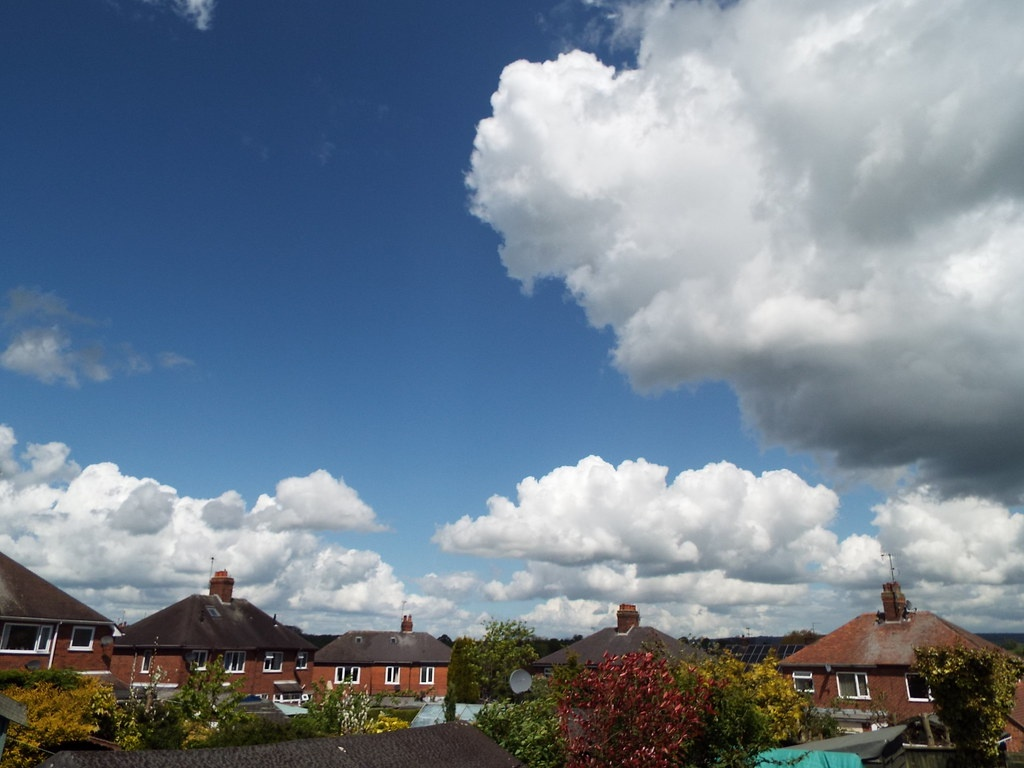
#> input picture data/raw/images/web_sample/cloud_formation/02b02f1d-5eff-42f9-9347-32813d2273e9_Cloud_formation_over_Cheadle_Staffs_1.jpg, 1024 x 768 px
$ python -i composition.py   (imports and definitions only)   (older library calls are emulated)
#> lines starting #> are read from the running program, lines starting #| are printed output that depends on the picture; after the words box and inside, x2 and y2 are one past the last pixel; in counts of white or black regions, pixels touching at a corner belong together
#> further down, picture is the input picture: shape (768, 1024, 3); mean B, G, R 142.7, 127.4, 113
### src/cloud_aesthetics/preprocessing/image_ops.py
from __future__ import annotations

from pathlib import Path

import cv2
import numpy as np

from cloud_aesthetics.settings import resolve_path


# [15 lines left out: functions read_rgb_image, resize_long_edge, not called in this run]


def rgb_to_gray(image: np.ndarray) -> np.ndarray:
    return cv2.cvtColor(image, cv2.COLOR_RGB2GRAY)


def estimate_cloud_mask(image: np.ndarray) -> np.ndarray:
    hsv = cv2.cvtColor(image, cv2.COLOR_RGB2HSV)
#> hsv: shape (768, 1024, 3); mean H, S, V 34.2, 86.9, 148.5
    brightness = hsv[:, :, 2]
    saturation = hsv[:, :, 1]
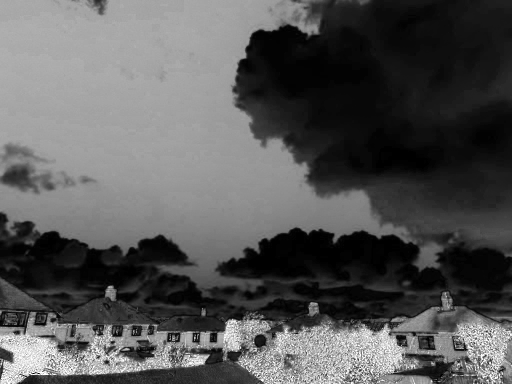
#> saturation: shape (768, 1024) (shown at 1/2 size); min 0, max 255, mean 86.9
    mask = ((brightness > 110) & (saturation < 120)).astype(np.uint8)
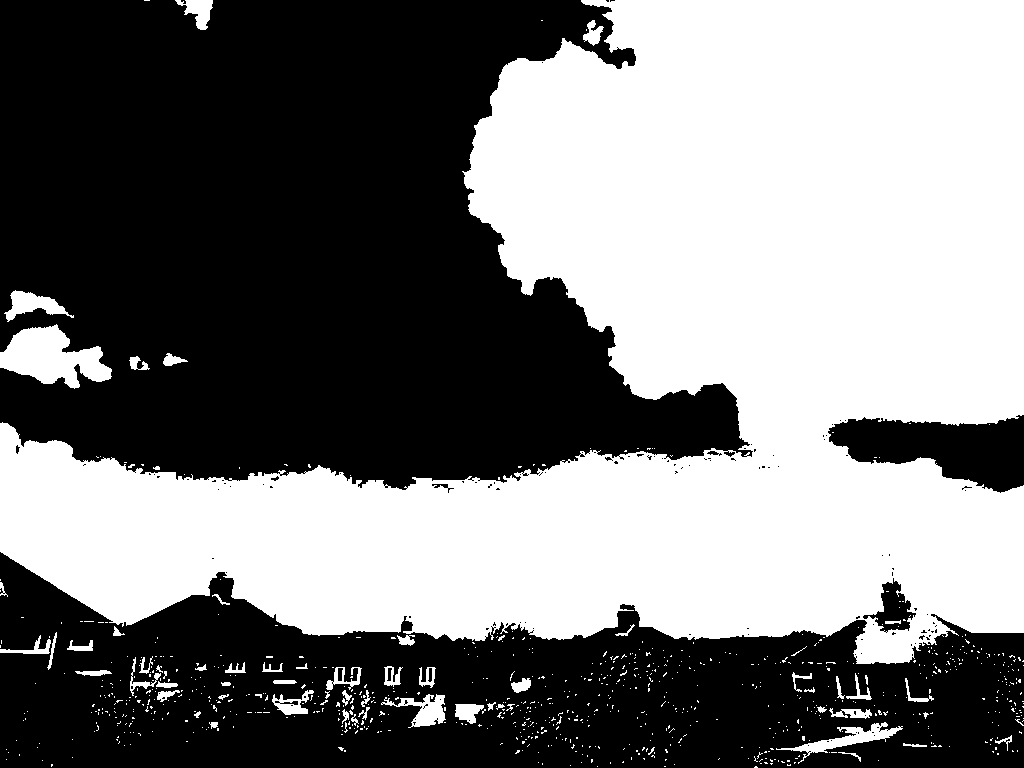
#> mask: shape (768, 1024); values 0 (black) and 1 (white), 48.3% white; 839 white regions (777 under 20 px), largest, box (x1, y1, x2, y2) and area: (0, 0, 1024, 664) 363762, (0, 324, 112, 389) 4158, (776, 722, 903, 764) 1208
    kernel = np.ones((5, 5), np.uint8)
    mask = cv2.morphologyEx(mask, cv2.MORPH_OPEN, kernel)
#> mask: shape (768, 1024); values 0 (black) and 1 (white), 47.1% white; 32 white regions (1 under 20 px), largest, box (x1, y1, x2, y2) and area: (0, 0, 1024, 664) 361372, (0, 326, 111, 388) 4125, (6, 291, 65, 320) 919
    mask = cv2.morphologyEx(mask, cv2.MORPH_CLOSE, kernel)
#> mask: shape (768, 1024); values 0 (black) and 1 (white), 47.2% white; 25 white regions (1 under 20 px)
    return mask


def estimate_saliency_map(image: np.ndarray) -> np.ndarray:
    gray = rgb_to_gray(image)
    saliency = cv2.GaussianBlur(gray, (0, 0), sigmaX=3)
    saliency = cv2.absdiff(gray, saliency)
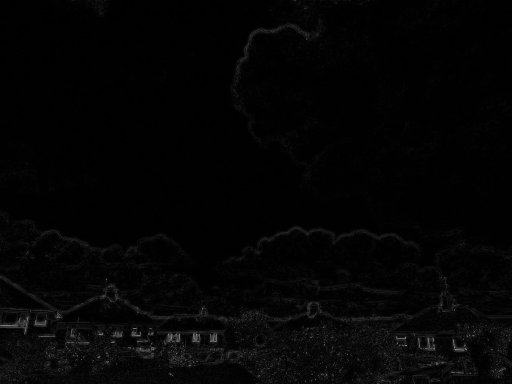
#> saliency: shape (768, 1024) (shown at 1/2 size); min 0, max 171, mean 4.3
    saliency = saliency.astype(np.float32)
    if saliency.max() > 0:
        saliency /= saliency.max()
    return saliency

### src/cloud_aesthetics/features/composition.py
from __future__ import annotations

import cv2
import numpy as np

from cloud_aesthetics.preprocessing.image_ops import estimate_cloud_mask, estimate_saliency_map, rgb_to_gray


def extract_composition_features(image: np.ndarray) -> dict[str, float]:
    gray = rgb_to_gray(image)
    mask = estimate_cloud_mask(image)
    saliency = estimate_saliency_map(image)
    height, width = gray.shape
    horizontal_edges = np.abs(cv2.Sobel(gray, cv2.CV_32F, 0, 1, ksize=3)).mean(axis=1)
#> horizontal_edges = 768 values, max 98.66 at index 666, min 0 at index 0, mean 20.62
    horizon_index = int(np.argmax(horizontal_edges))
#> horizon_index = 666
    horizon_confidence = float(horizontal_edges[horizon_index] / (horizontal_edges.mean() + 1e-6))
#> horizon_confidence = 4.78
    vertical_profile = mask.mean(axis=1)
#> vertical_profile = 768 values, max 1 at index 492, min 0 at index 664, mean 0.472
    brightness_profile = gray.mean(axis=1) / 255.0
#> brightness_profile = 768 values, max 0.8 at index 505, min 0.157 at index 734, mean 0.511
    flipped = np.fliplr(gray)
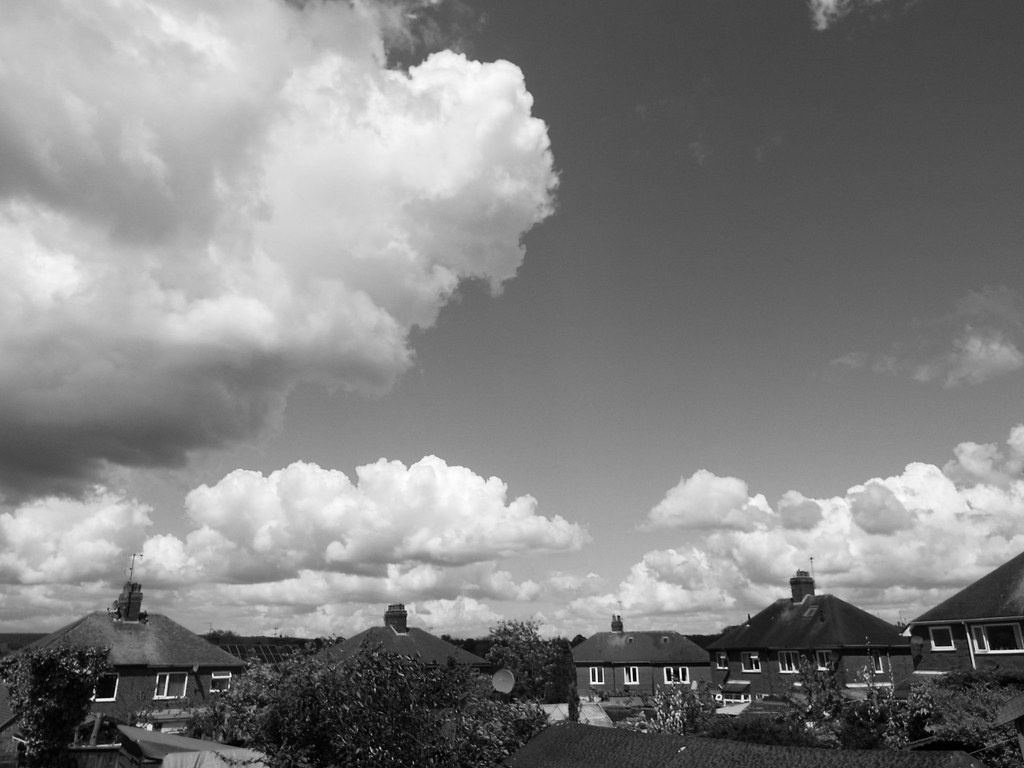
#> flipped: shape (768, 1024); min 0, max 255, mean 130.3
    symmetry = float(np.corrcoef(gray.flatten(), flipped.flatten())[0, 1])
#> symmetry = 0.122
    negative_space_fraction = float((mask == 0).mean())
#> negative_space_fraction = 0.528
    total_saliency = saliency.sum() + 1e-6
#> total_saliency = 19770.1
    yy, xx = np.indices(saliency.shape)
    saliency_center_x = float((xx * saliency).sum() / total_saliency / width)
#> saliency_center_x = 0.488
    saliency_center_y = float((yy * saliency).sum() / total_saliency / height)
#> saliency_center_y = 0.756
    thirds_points = np.array(
        [
            [1 / 3, 1 / 3],
            [2 / 3, 1 / 3],
            [1 / 3, 2 / 3],
            [2 / 3, 2 / 3],
        ]
    )
    center = np.array([saliency_center_x, saliency_center_y])
#> center = [0.488, 0.756]
    thirds_distance = float(np.linalg.norm(thirds_points - center, axis=1).min())
#> thirds_distance = 0.178
    contours, _ = cv2.findContours((mask * 255).astype(np.uint8), cv2.RETR_EXTERNAL, cv2.CHAIN_APPROX_SIMPLE)
#> contours = 25 contours, 3 with area under 20; largest, box (x1, y1, x2, y2) and area: (0, 0, 1024, 664) 361158, (0, 326, 111, 388) 4026, (799, 724, 896, 752) 886, (6, 291, 65, 320) 844, (416, 697, 445, 726) 549
    if contours:
        contour = max(contours, key=cv2.contourArea)
#> contour = contour of 1272 points, box (x1, y1, x2, y2) (0, 0, 1024, 664), area 361158
        x, y, w, h = cv2.boundingRect(contour)
#> x = 0; y = 0; w = 1024; h = 664
        dominant_area_fraction = float((w * h) / (width * height))
#> dominant_area_fraction = 0.865
        dominant_center_x = float((x + w / 2) / width)
#> dominant_center_x = 0.5
        dominant_center_y = float((y + h / 2) / height)
#> dominant_center_y = 0.432
    else:
        dominant_area_fraction = 0.0
        dominant_center_x = 0.5
        dominant_center_y = 0.5
    return {
        "horizon_row_fraction": float(horizon_index / max(height - 1, 1)),
        "horizon_confidence": horizon_confidence,
        "vertical_mass_top": float(vertical_profile[: max(1, height // 3)].mean()),
        "vertical_mass_middle": float(vertical_profile[height // 3 : 2 * height // 3].mean()),
        "vertical_mass_bottom": float(vertical_profile[2 * height // 3 :].mean()),
        "brightness_top": float(brightness_profile[: max(1, height // 3)].mean()),
        "brightness_bottom": float(brightness_profile[2 * height // 3 :].mean()),
        "symmetry": symmetry if np.isfinite(symmetry) else 0.0,
        "negative_space_fraction": negative_space_fraction,
        "saliency_center_x": saliency_center_x,
        "saliency_center_y": saliency_center_y,
        "saliency_spread": float(saliency.std()),
        "rule_of_thirds_distance": thirds_distance,
        "dominant_cloud_area_fraction": dominant_area_fraction,
        "dominant_cloud_center_x": dominant_center_x,
        "dominant_cloud_center_y": dominant_center_y,
    }

>>> import cv2
>>> picture = cv2.imread('../../../data/raw/images/web_sample/cloud_formation/02b02f1d-5eff-42f9-9347-32813d2273e9_Cloud_formation_over_Cheadle_Staffs_1.jpg')
>>> result = extract_composition_features(picture)
#> result = 16 items

$ run again, on data/raw/images/web_sample/cloud_formation/03863335-9490-44b1-b578-1fe28373274f_Cloud_Formation.jpg
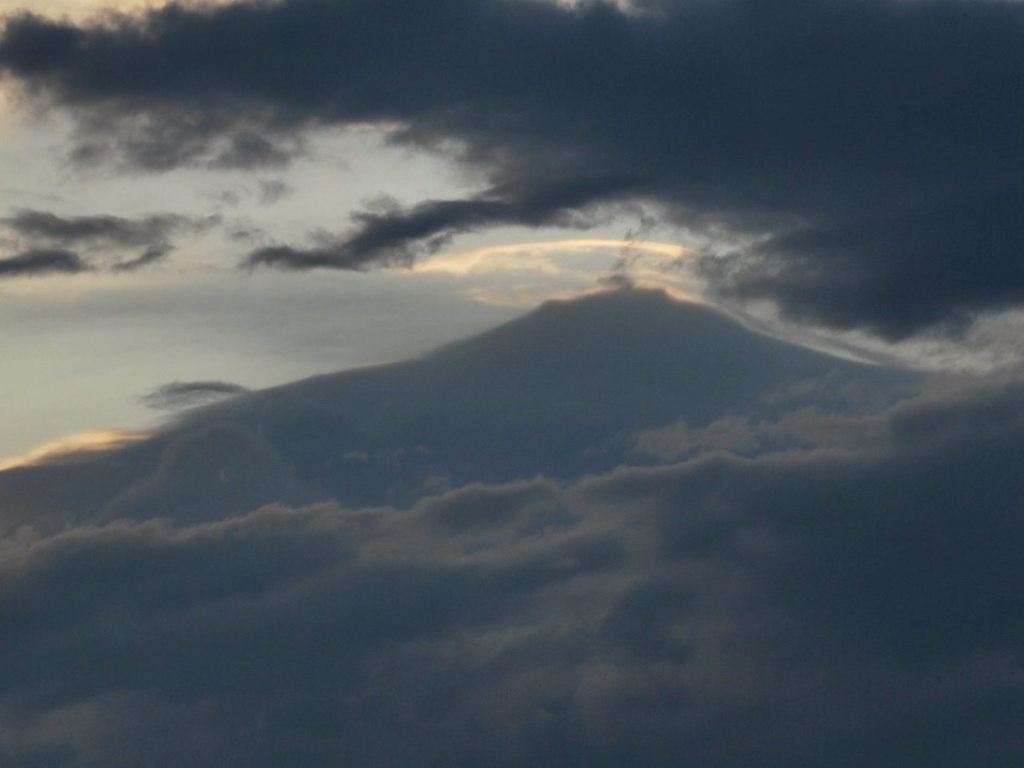
#> input picture data/raw/images/web_sample/cloud_formation/03863335-9490-44b1-b578-1fe28373274f_Cloud_Formation.jpg, 1024 x 768 px
#> picture is the input picture: shape (768, 1024, 3); mean B, G, R 90.2, 83.2, 74.6
#> hsv: shape (768, 1024, 3); mean H, S, V 30.6, 67.7, 93
#> in estimate_cloud_mask, `mask = ((brightness > 110) & (saturation < 120)).astype(np.uint8)`:
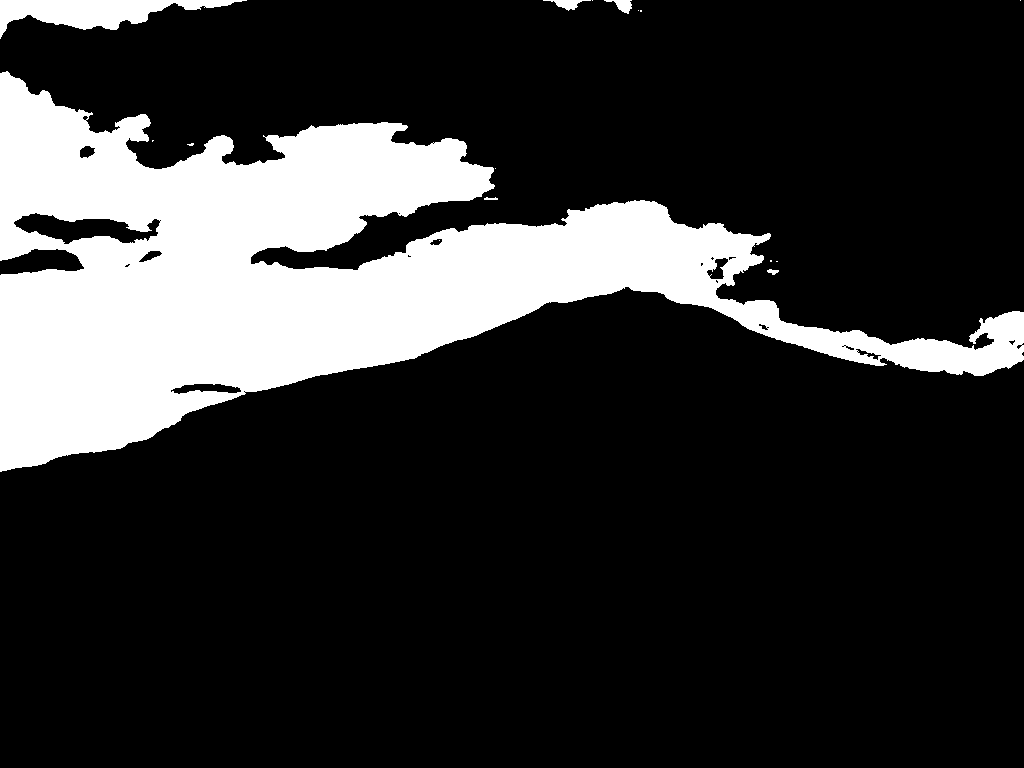
#> mask: shape (768, 1024); values 0 (black) and 1 (white), 19.9% white; 16 white regions (10 under 20 px), largest, box (x1, y1, x2, y2) and area: (0, 71, 1024, 472) 151353, (0, 0, 247, 39) 4293, (543, 0, 591, 11) 219, (604, 0, 632, 14) 188, (767, 269, 779, 275) 44, (484, 197, 498, 200) 31
#> horizontal_edges = 768 values, max 24.68 at index 270, min 0 at index 0, mean 7.57
#> horizon_index = 270
#> horizon_confidence = 3.26
#> vertical_profile = 768 values, max 0.717 at index 280, min 0 at index 35, mean 0.198
#> brightness_profile = 768 values, max 0.513 at index 276, min 0.215 at index 60, mean 0.331
#> in extract_composition_features, `flipped = np.fliplr(gray)`:
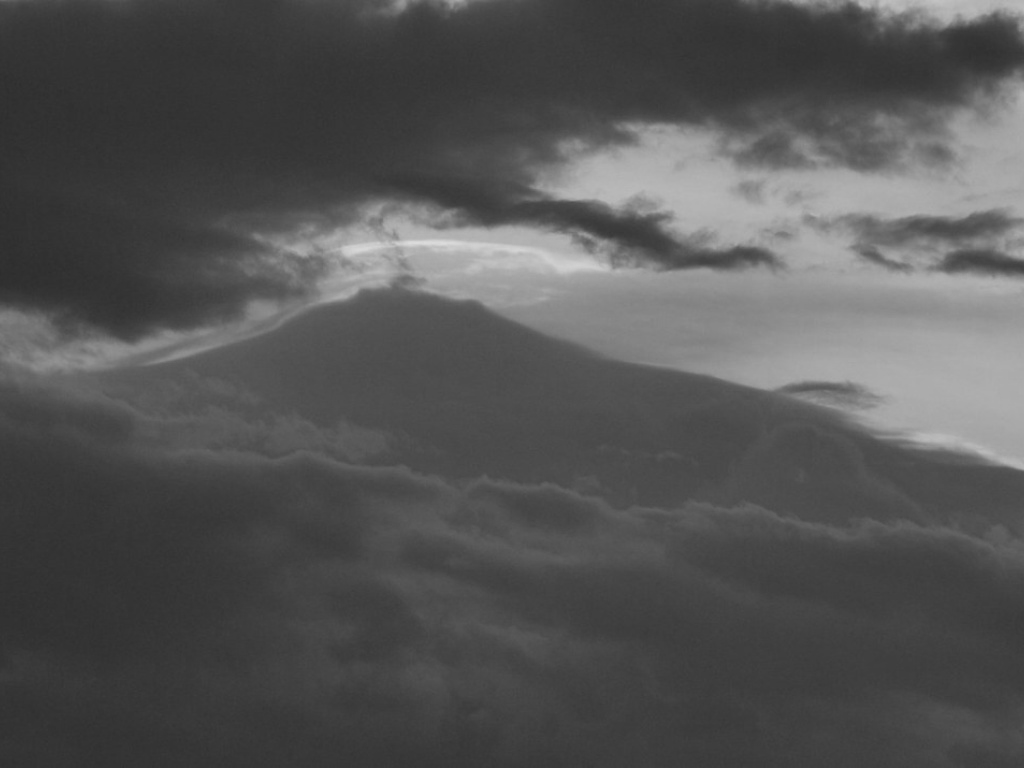
#> flipped: shape (768, 1024); min 45, max 220, mean 84.3
#> symmetry = 0.141
#> negative_space_fraction = 0.802
#> total_saliency = 27310
#> saliency_center_x = 0.453
#> saliency_center_y = 0.441
#> center = [0.453, 0.441]
#> thirds_distance = 0.161
#> contours = 4 contours; box (x1, y1, x2, y2) and area: (0, 72, 1024, 471) 152286, (0, 0, 234, 35) 4008, (555, 0, 580, 9) 153, (615, 0, 631, 13) 140
#> contour = contour of 1375 points, box (x1, y1, x2, y2) (0, 72, 1024, 471), area 152286
#> x = 0; y = 72; w = 1024; h = 399
#> dominant_area_fraction = 0.52
#> dominant_center_x = 0.5
#> dominant_center_y = 0.354
#> result = 16 items
